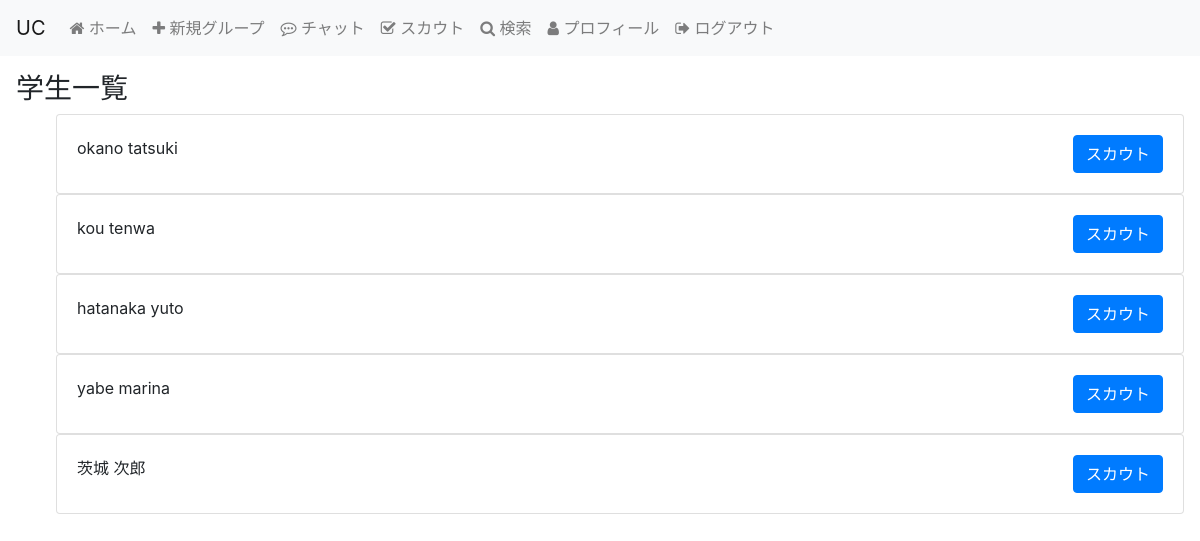
/scout (signed in), run on the app's committed database.
### UC/models/user.py (models this page shows, shortened)
class User(db.Model):
    __tablename__ = "users"
    id = db.Column(db.Integer, primary_key=True, nullable=False)
    name_last = db.Column(db.String(50), nullable=False)
    name_first = db.Column(db.String(50), nullable=False)
    email = db.Column(db.String(100), unique=True, nullable=False)
    password = db.Column(db.String(100), nullable=False)
    user_type = db.Column(db.String(10), nullable=False)
    description = db.Column(db.Text)
    affiliation = db.Column(db.String(100), nullable=True)
    chat = db.relationship("Chat", backref="users")
    group = db.relationship("Group", backref="users")

### UC/views/scout.py (the view)
@app.route("/scout")
@is_logined
def search_students():
    students = User.query.filter(User.user_type == "student")
    user = session["user"]['id']
    return render_template("scout/scout_search.html", students=students, Scout=Scout)

### UC/views/views.py (called while the page is built)
def is_logined(view):
    @wraps(view)
    def inner(*args, **kwargs):
        if not session.get("logged_in"):
            return redirect(url_for("login"))
        return view(*args, **kwargs)
    return inner

### UC/templates/scout/scout_search.html
{% extends "layout.html" %}
{% block body %}
<h3 class="title">学生一覧</h3>
<ul class="list-User list-User-flush">
    {% for student in students %}
        <div class="card">
        <div class="card-body d-flex justify-content-between align-items-center">
            <a class="card-title" href="{{ url_for('show_profile',user_id=student.id) }}">{{ student.name_last + " " + student.name_first}}</a>
            <form action="{{ url_for('student_scout', company_id=session.user['id'], student_id=student.id )}}" method="get" style="display: inline;">
                <button type="submit" class="btn btn-primary">スカウト</button>
            </form>
        </div>
        </div>
    {% else %}
    学生データがありません(エラーが発生している可能性があります。)
    {% endfor %}
</ul>
{% endblock %}

### UC/static/style.css (style rules this page uses)
a, a:hover, a:visited { color: inherit; }

### data on the page
User: name_last+name_first "okano tatsuki"
User: name_last+name_first "kou tenwa"
User: name_last+name_first "hatanaka yuto"
User: name_last+name_first "yabe marina"
User: name_last+name_first "茨城 次郎"
